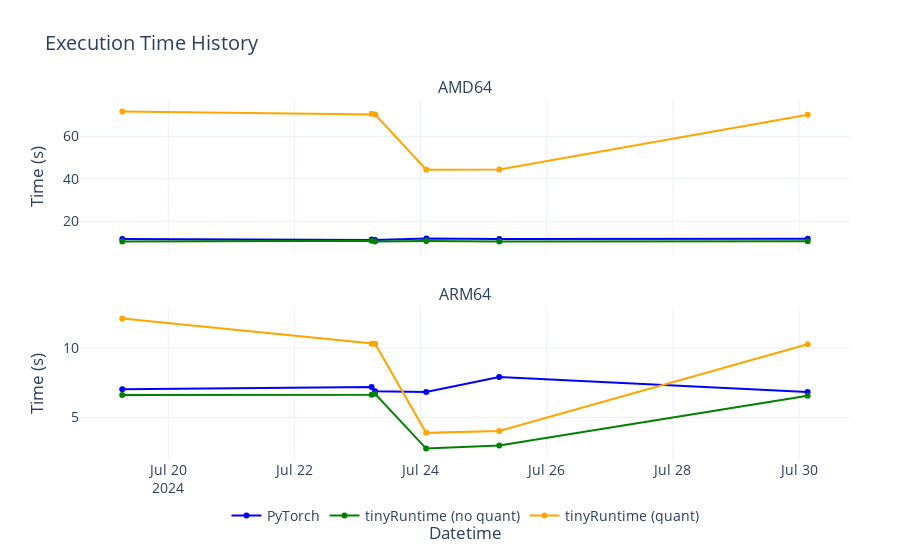

The code cell stored with this chart in its notebook:
### Markdown cell above
# Runtime Optimization Progress

### Code cell
#| label: fig-time
#| fig-cap: "Time"

def plot_progress_subplot(fig, row, col, df, metric, showlegend):
    '''Plot evolution of execution time using Plotly.'''
    df_pytorch, df_trv, df_trq = split_dataframe(df)

    fig.add_trace(go.Scatter(x=df_pytorch["Datetime"], y=df_pytorch[metric], mode='lines+markers', name='PyTorch',
                             line=dict(color='blue'), showlegend=showlegend), row=row, col=col)
    fig.add_trace(go.Scatter(x=df_trv["Datetime"], y=df_trv[metric], mode='lines+markers', name='tinyRuntime (no quant)',
                             line=dict(color='green'), showlegend=showlegend), row=row, col=col)
    fig.add_trace(go.Scatter(x=df_trq["Datetime"], y=df_trq[metric], mode='lines+markers', name='tinyRuntime (quant)',
                             line=dict(color='orange'), showlegend=showlegend), row=row, col=col)

def plot_progress(metric, ylabel, title):
    fig = make_subplots(rows=2, cols=1, subplot_titles=('AMD64', 'ARM64'), shared_xaxes=True, vertical_spacing=0.15)
    
    plot_progress_subplot(fig, 1, 1, df_x86, metric, showlegend=True)
    plot_progress_subplot(fig, 2, 1, df_arm, metric, showlegend=False)
    
    fig.update_xaxes(title_text="Datetime", row=2, col=1, title_standoff=30)
    fig.update_xaxes(showticklabels=False, row=1, col=1)
    fig.update_yaxes(title_text=ylabel, row=1, col=1)
    fig.update_yaxes(title_text=ylabel, row=2, col=1)
    
    fig.update_layout(showlegend=True,
                      legend=dict(orientation="h", yanchor="bottom", y=-0.2, xanchor="center", x=0.5),
                      legend_itemclick=False, legend_itemdoubleclick=False, font=dict(size=14), margin=dict(t=100, b=100, l=80, r=50),
                      template="plotly_white", title=f"{title} History")
    fig.show(config={'displayModeBar': False})

plot_progress("Time", "Time (s)", "Execution Time")

### Figure 1 — Plotly figure (JSON) as saved in the notebook; plotly's stock layout.template omitted (floating-point values rounded to 4 significant figures)
{"data": [{"line": {"color": "blue"}, "mode": "lines+markers", "name": "PyTorch", "showlegend": true, "type": "scatter", "x": ["2024-07-19 06:31:09", "2024-07-23 05:23:24", "2024-07-23 06:42:18", "2024-07-24 02:09:55", "2024-07-25 05:57:40", "2024-07-30 03:16:56"], "xaxis": "x", "y": [11.55, 11.35, 11.15, 11.85, 11.55, 11.65], "yaxis": "y"}, {"line": {"color": "green"}, "mode": "lines+markers", "name": "tinyRuntime (no quant)", "showlegend": true, "type": "scatter", "x": ["2024-07-19 06:31:09", "2024-07-23 05:23:24", "2024-07-23 06:42:18", "2024-07-24 02:09:55", "2024-07-25 05:57:40", "2024-07-30 03:16:56"], "xaxis": "x", "y": [10.44, 10.75, 10.35, 10.65, 10.35, 10.55], "yaxis": "y"}, {"line": {"color": "orange"}, "mode": "lines+markers", "name": "tinyRuntime (quant)", "showlegend": true, "type": "scatter", "x": ["2024-07-19 06:31:09", "2024-07-23 05:23:24", "2024-07-23 06:42:18", "2024-07-24 02:09:55", "2024-07-25 05:57:40", "2024-07-30 03:16:56"], "xaxis": "x", "y": [71.85, 70.69, 70.38, 44.3, 44.45, 70.3], "yaxis": "y"}, {"line": {"color": "blue"}, "mode": "lines+markers", "name": "PyTorch", "showlegend": false, "type": "scatter", "x": ["2024-07-19 06:30:05", "2024-07-23 05:22:24", "2024-07-23 06:41:04", "2024-07-24 02:06:55", "2024-07-25 05:54:31", "2024-07-30 03:14:07"], "xaxis": "x2", "y": [7.024, 7.194, 6.885, 6.832, 7.906, 6.838], "yaxis": "y2"}, {"line": {"color": "green"}, "mode": "lines+markers", "name": "tinyRuntime (no quant)", "showlegend": false, "type": "scatter", "x": ["2024-07-19 06:30:05", "2024-07-23 05:22:24", "2024-07-23 06:41:04", "2024-07-24 02:06:55", "2024-07-25 05:54:31", "2024-07-30 03:14:07"], "xaxis": "x2", "y": [6.611, 6.639, 6.7, 2.755, 2.975, 6.568], "yaxis": "y2"}, {"line": {"color": "orange"}, "mode": "lines+markers", "name": "tinyRuntime (quant)", "showlegend": false, "type": "scatter", "x": ["2024-07-19 06:30:05", "2024-07-23 05:22:24", "2024-07-23 06:41:04", "2024-07-24 02:06:55", "2024-07-25 05:54:31", "2024-07-30 03:14:07"], "xaxis": "x2", "y": [12.13, 10.31, 10.31, 3.888, 4.028, 10.28], "yaxis": "y2"}], "layout": {"annotations": [{"font": {"size": 16}, "showarrow": false, "text": "AMD64", "x": 0.5, "xanchor": "center", "xref": "paper", "y": 1, "yanchor": "bottom", "yref": "paper"}, {"font": {"size": 16}, "showarrow": false, "text": "ARM64", "x": 0.5, "xanchor": "center", "xref": "paper", "y": 0.425, "yanchor": "bottom", "yref": "paper"}], "font": {"size": 14}, "legend": {"itemclick": false, "itemdoubleclick": false, "orientation": "h", "x": 0.5, "xanchor": "center", "y": -0.2, "yanchor": "bottom"}, "margin": {"b": 100, "l": 80, "r": 50, "t": 100}, "showlegend": true, "title": {"text": "Execution Time History"}, "xaxis": {"anchor": "y", "domain": [0, 1], "matches": "x2", "showticklabels": false}, "xaxis2": {"anchor": "y2", "domain": [0, 1], "title": {"standoff": 30, "text": "Datetime"}}, "yaxis": {"anchor": "x", "domain": [0.575, 1], "title": {"text": "Time (s)"}}, "yaxis2": {"anchor": "x2", "domain": [0, 0.425], "title": {"text": "Time (s)"}}}}
